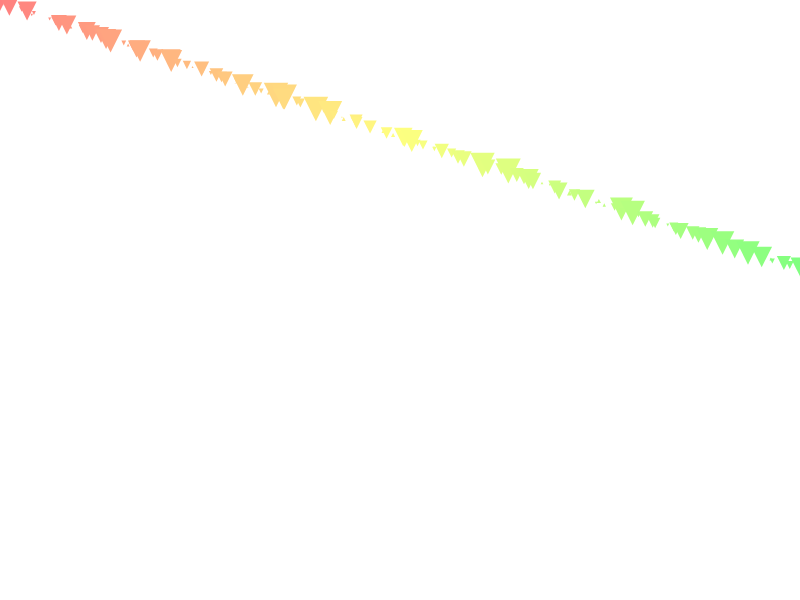
Frame 1 (no input)
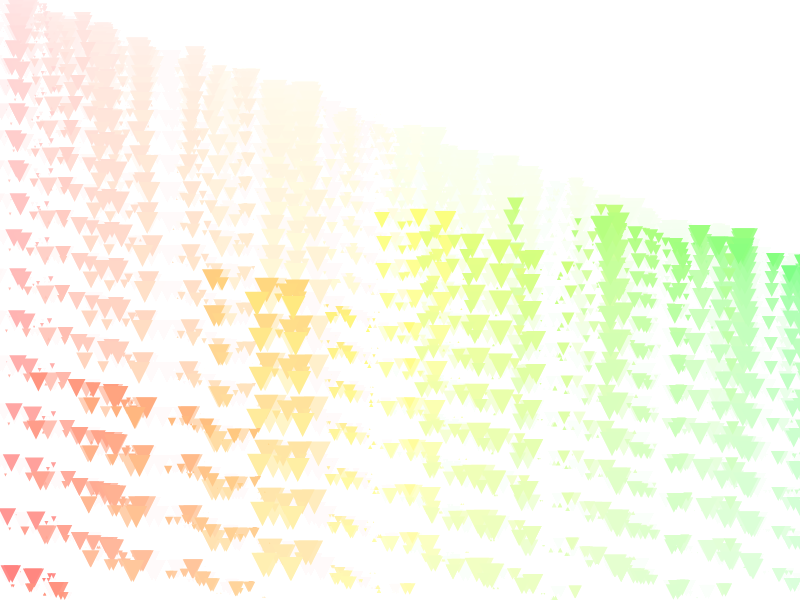
Frame 60 (no input)
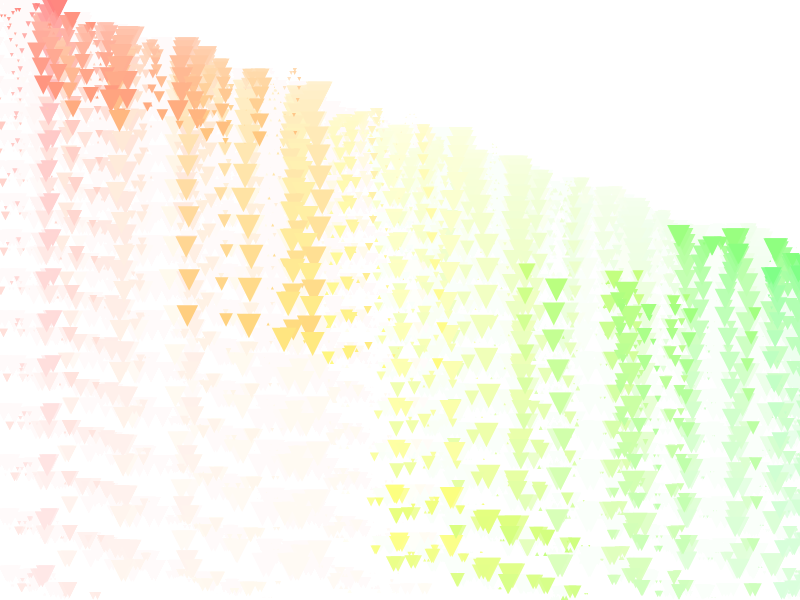
Frame 120 (the mouse pressed at the canvas centre since frame 60)

The p5.js sketch that drew these frames (run headless with seeded random() and noise() and a simulated clock; from frame 60 on, the mouse is pressed at the canvas centre):

// p5.js sketch
// ── sketch.js
let dots = [];
let numDots = 400;
let gravity = 3;

function setup() {
  createCanvas(800, 600);
  colorMode(HSB);
  noStroke();
  
  for (let i = 0; i < numDots; i++) {
    let x = width / numDots * i;
    dots[i] = new Dot(3 * x, x, 10, i);
  }
}

function draw() {
  background(0, 0, 100, 0.08);

  for (let i = 0; i < dots.length; i++) {
    dots[i].update();
  }
}

class Dot {
  constructor(x, y, size, id) {
    this.position = createVector(x, y);
    this.velocity = createVector(0, 0);
    this.id = id;
    this.size = size + random(-15, 15);
    this.hue = this.id / numDots * 360;
  }

  update() {
    this.position.x += random(-5, 5);
    this.velocity.y += gravity;
    this.position.add(this.velocity);

    if (this.position.y + this.size / 2 > height) {
      this.velocity.y *= -1;
      this.position.add(this.velocity);
    }

    fill(this.hue, 50, 100);
    let x1 = this.position.x;
    let x2 = this.position.x - this.size / 2;
    let x3 = this.position.x + this.size / 2;

    let y1 = this.position.y + this.size / 2;
    let y2 = this.position.y - this.size / 2;
    let y3 = this.position.y - this.size / 2;
    triangle(x1, y1, x2, y2, x3, y3);
  }
}
